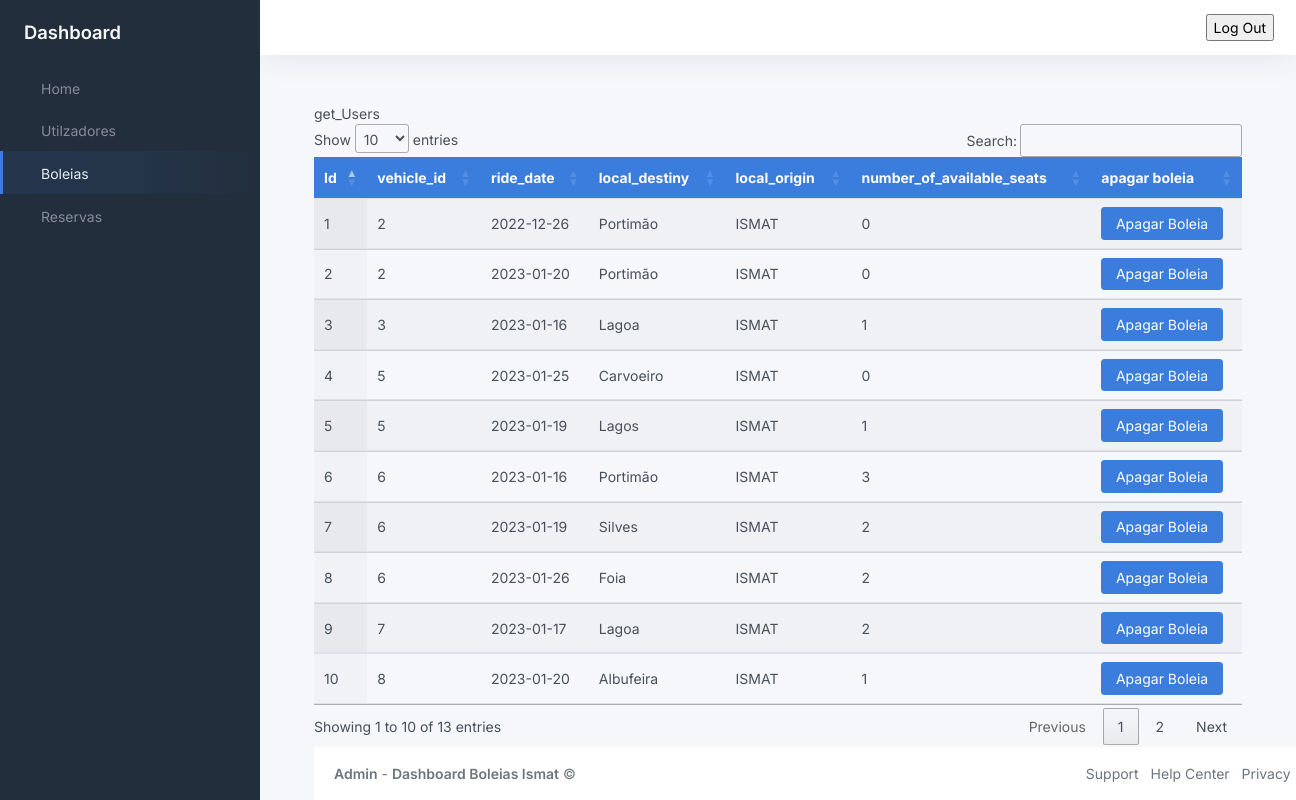
Page /ridePage on the committed database.
### BackOffice/models.py (models this page shows, shortened)
class Ride(db.Model):
	__tablename__ = 'ride'
	__table_args__ = (db.UniqueConstraint('user_id', 'vehicle_id', 'ride_date'),)
	id = db.Column(db.Integer, primary_key=True)
	user_id = db.Column('user_id', db.ForeignKey('user.id'), nullable=False)
	user = db.relationship('User', backref='ride')
	vehicle_id = db.Column('vehicle_id', db.ForeignKey('vehicle.id'), nullable=False)
	vehicle = db.relationship('Vehicle', backref='ride')
	ride_date = db.Column(db.String(9), nullable=False)
	ride_scheduled_time = db.Column(db.String(5), nullable=False)
	local_destiny = db.Column(db.String(40), nullable=False)
	local_origin = db.Column(db.String(40), nullable=False)
	number_of_available_seats = db.Column(db.Integer(), nullable=False)
	createdAt = db.Column(db.DateTime, default=datetime.now)
	updatedAt = db.Column(db.DateTime, default=datetime.now)

### BackOffice/boleiasModule/__init__.py (the view)
@rideModule.route('/ridePage', methods=['GET', 'POST'])
def toRidePage():
    if current_user.is_authenticated:
        print("Noice")
    else:
        print("Not Noice")
    get_Ride= db.session.query(Ride).all()
    form = AdminForm()
    return render_template("boleias.html", title="Login", get_Ride = get_Ride)

### BackOffice/forms.py
class AdminForm(FlaskForm):
    student_number = StringField(label="Numero Estudante", validators=[InputRequired(), Length(min=9, max=9)])
    password = PasswordField(label="Password", validators=[InputRequired(),  Length(min=8, max=255)])
    login = SubmitField(id="bt")

### BackOffice/templates/boleias.html (shortened to what this page needs)
{% extends 'index.html'%}
{% block navOptions %}
    <ul class="sidebar-nav">
        <li class="sidebar-item">
            <a class="sidebar-link" href="{{url_for('homeModule.toHomePage')}}">
                 <span class="align-middle">Home</span>
            </a>
        </li>
        <li class="sidebar-item ">
            <a class="sidebar-link" href="{{url_for('userModule.toUsersPage')}}">
                 <span class="align-middle">Utilzadores</span>
            </a>
        </li>
        <li class="sidebar-item active">
            <a class="sidebar-link" href="{{url_for('rideModule.toRidePage')}}">
                 <span class="align-middle">Boleias</span>
            </a>
        </li>
        <li class="sidebar-item ">
            <a class="sidebar-link" href="{{url_for('reservaModule.toReservaPage')}}">
                 <span class="align-middle">Reservas</span>
            </a>
        </li>
    </ul>
{% endblock navOptions %}
{% block content %}
<div class="container-md" id="table">
    <div class="table-responsive">
        <table class="table display nowrap" id="tabela">
            <thead class="bg-primary text-white">
                <tr>
                    <th>Id</th>
                    <th>vehicle_id</th>
                    <th>ride_date</th>
                    <th>local_destiny</th>
                    <th>local_origin</th>
                    <th>number_of_available_seats</th>
                    <th>apagar boleia</th>
                </tr>
            </thead>
            <tbody>
                {% for ride in get_Ride %}
                <tr>
                <td>{{ride.id}}</td>
                <td>{{ride.vehicle_id}}</td>
                <td>{{ride.ride_date}}</td>
                <td>{{ride.local_destiny}}</td>
                <td>{{ride.local_origin}}</td>
                <td>{{ride.number_of_available_seats}}</td>
                <td><button class="Apagar btn btn-primary" id="{{ride.id}}">Apagar Boleia</button></td>
            </tr>
            {% endfor %}
            </tbody>
    </div>
</div>
{% endblock content %}

### rows in the picture
Ride: id "1", vehicle_id "2", ride_date "2022-12-26", local_destiny "Portimão", local_origin "ISMAT", number_of_available_seats "0"
Ride: id "2", vehicle_id "2", ride_date "2023-01-20", local_destiny "Portimão", local_origin "ISMAT", number_of_available_seats "0"
Ride: id "3", vehicle_id "3", ride_date "2023-01-16", local_destiny "Lagoa", local_origin "ISMAT", number_of_available_seats "1"
Ride: id "4", vehicle_id "5", ride_date "2023-01-25", local_destiny "Carvoeiro", local_origin "ISMAT", number_of_available_seats "0"
Ride: id "5", vehicle_id "5", ride_date "2023-01-19", local_destiny "Lagos", local_origin "ISMAT", number_of_available_seats "1"
Ride: id "6", vehicle_id "6", ride_date "2023-01-16", local_destiny "Portimão", local_origin "ISMAT", number_of_available_seats "3"
Ride: id "7", vehicle_id "6", ride_date "2023-01-19", local_destiny "Silves", local_origin "ISMAT", number_of_available_seats "2"
Ride: id "8", vehicle_id "6", ride_date "2023-01-26", local_destiny "Foia", local_origin "ISMAT", number_of_available_seats "2"
Ride: id "9", vehicle_id "7", ride_date "2023-01-17", local_destiny "Lagoa", local_origin "ISMAT", number_of_available_seats "2"
Ride: id "10", vehicle_id "8", ride_date "2023-01-20", local_destiny "Albufeira", local_origin "ISMAT", number_of_available_seats "1"
